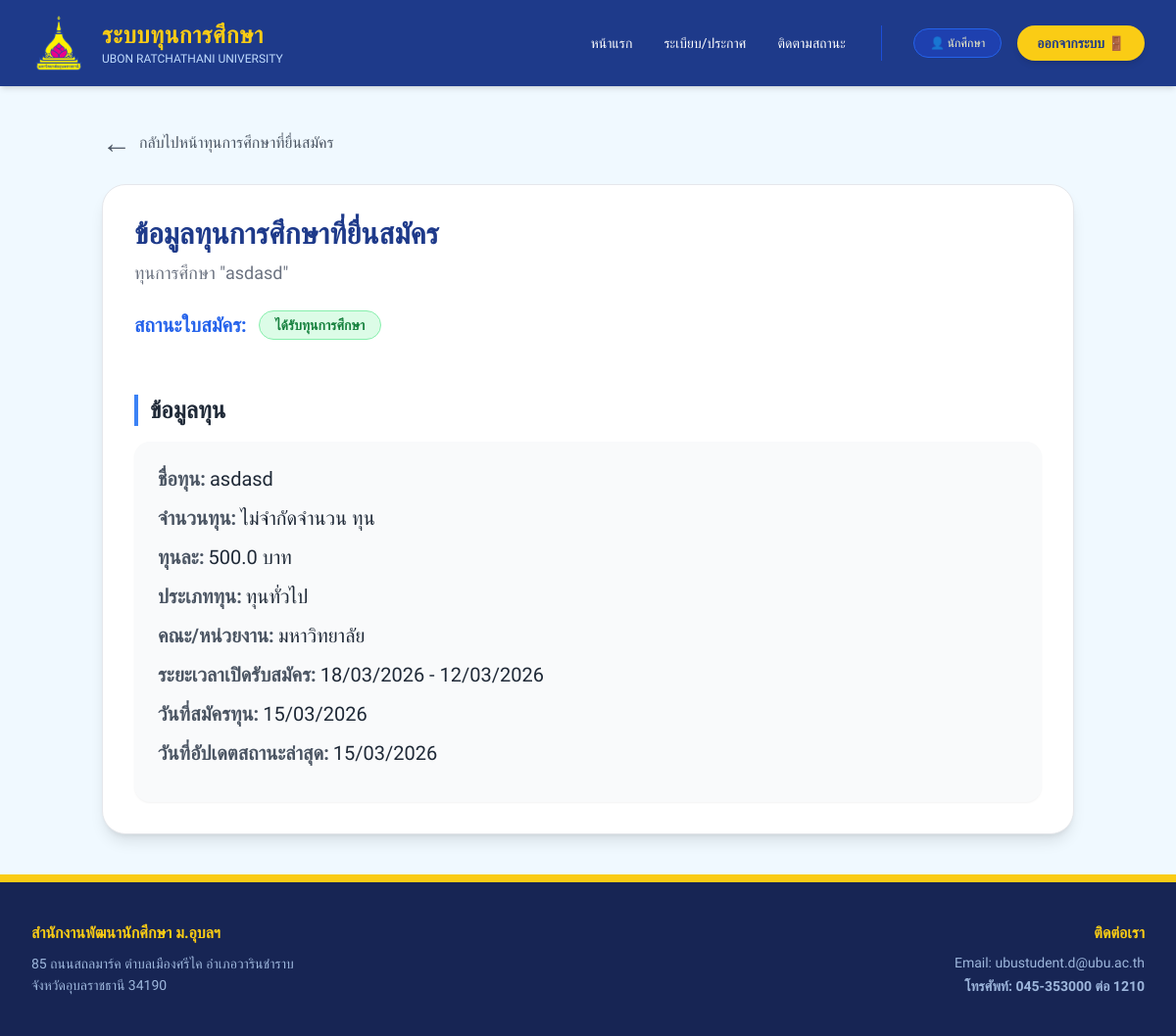
/student/status/detail/APP-2311 (signed in), run on the app's committed database.
### models.py (models this page shows, shortened)
class Scholarship(db.Model):
    __tablename__ = 'scholarship'
    id = db.Column(db.Integer, primary_key=True)
    name = db.Column(db.String(100), nullable=False) # ชื่อทุน
    amount = db.Column(db.Float, nullable=True) # ทุนละเท่าไหร่
    start_date        = db.Column(db.DateTime)          # วันที่เริ่มเปิดรับ
    end_date          = db.Column(db.DateTime)          # วันที่ปิดรับ
    faculty_condition = db.Column(db.String(255))       # คณะที่ระบุ หรือ "ทุกคณะ"
    min_gpax          = db.Column(db.Float, default=0.0) # เกรดเฉลี่ยขั้นต่ำ
    income_cap        = db.Column(db.Float)             # รายได้ครอบครัวไม่เกิน
    number_of_scholarships = db.Column(db.Integer)           # จำนวนทุนที่เปิดรับ
    scholarship_type  = db.Column(db.String(50)) # ประเภทของทุน (เช่น ทุน ภายใน/ภายนอก/บริจาค)
    provider          = db.Column(db.String(100)) # หน่วยงานของทุนนั้นๆ
    status            = db.Column(db.String(20), default='open')  # สถานะของทุน open(เปิดรับ),checking=close(กำลังตรวจสอบ,ปิดทุน), interview(รายชื่อสัมภาษณ์), announce(รายชื่อได้รับทุน)
    interview_file_url = db.Column(db.String(500))    # ลิงก์ไฟล์ประกาศสัมภาษณ์
    announce_file_url = db.Column(db.String(500))     # ลิงก์ไฟล์ประกาศคนได้ทุน
    image = db.Column(db.String(200), nullable=True) # ชื่อไฟล์ภาพ
    qualifications = db.Column(db.Text, nullable=True) # คุณสมบัติ
    conditions = db.Column(db.Text, nullable=True) # เงื่อนไข
    scholarship_nature = db.Column(db.String(50), nullable=True) # ลักษณะทุน (ทุนรายปี, ฯลฯ)
    required_documents = db.Column(db.Text, nullable=True) # เอกสารที่ต้องส่ง
    criteria     = db.relationship('Criterion',   backref='scholarship', lazy=True)
    applications = db.relationship('Application', backref='scholarship', lazy=True)

class Application(db.Model):
    __tablename__ = 'application'
    id = db.Column(db.String, primary_key=True)
    student_id = db.Column(db.String(20), nullable=False)
    student_name = db.Column(db.String(100))
    faculty = db.Column(db.String(100)) # <--- คงไว้ตามที่คุณเพิ่มมา
    scholarship_id = db.Column(db.Integer, db.ForeignKey('scholarship.id'))
    status = db.Column(db.String(20), default='pending')
    reviewing_by = db.Column(db.String(50))
    reviewing_at = db.Column(db.DateTime)
    status_description = db.Column(db.Text)
    is_scored = db.Column(db.Boolean, default=False)
    total_score = db.Column(db.Integer, default=0)
    created_at = db.Column(db.DateTime, default=datetime.utcnow) #เก็บวันที่สมัคร
    application_file = db.Column(db.String(200), nullable=True) #เอกสารไฟล์เเนบของนักศึกษา
    reject_reason = db.Column(db.Text, nullable=True) #เหตุผลจากเจ้าหน้าที่
    interview_date = db.Column(db.Date, nullable=True) # วันที่นัดสัมภาษณ์
    interview_time = db.Column(db.String(100), nullable=True) # เเวลานัดสัมภาษณ์
    interview_location = db.Column(db.String(255), nullable=True) #สถานที่นัดสัมภาษณ์
    notes = db.Column(db.Text, nullable=True) # เหตุผล/ข้อมูลเพิ่มเติมจากนักศึกษา
    form_data = db.Column(db.Text, nullable=True) # JSON ข้อมูลเต็มจากฟอร์มสมัคร

### routes/student_routes.py (the view)
@student_bp.route("/status/detail/<app_id>")
def status_detail(app_id):
    application = Application.query.get_or_404(app_id)
    return render_template("student/status_detail.html", app=application)

### routes/student_routes.py (called while the page is built)
@student_bp.before_request
def require_student_login():
    if request.endpoint and request.endpoint != 'student.login':
        if "user_id" not in session or session.get("role") != "student":
            flash("กรุณาเข้าสู่ระบบในฐานะนักศึกษา", "error")
            return redirect(url_for("student.login"))

### templates/student/status_detail.html (shortened to what this page needs)
{% extends "layouts/base.html" %}
{% block content %}
<div class="max-w-5xl mx-auto py-10 px-4">
    <a href="{{ url_for('student.track_status') }}" class="flex items-center text-gray-600 hover:text-blue-900 mb-6 transition-all font-medium">
        <span class="mr-2 text-3xl">←</span> กลับไปหน้าทุนการศึกษาที่ยื่นสมัคร
    </a>
    <div class="bg-white rounded-3xl p-8 shadow-lg border border-gray-200">
            <div>
                <h2 class="text-3xl font-bold text-blue-900 mb-2">ข้อมูลทุนการศึกษาที่ยื่นสมัคร</h2>
                <p class="text-gray-500 text-lg ">ทุนการศึกษา "{{ app.scholarship.name }}"</p>
            </div>
                <div class="mt-6">
            <div class="flex items-center gap-3 mb-6">
                <h3 class="text-xl font-bold text-blue-600">สถานะใบสมัคร:</h3>
                <span class="px-4 py-1 rounded-full font-bold border text-sm
                    {% if app.status in ['needs_edit', 'รอแก้ไข'] %} bg-orange-100 text-yellow-700 border-orange-200
                    {% elif app.status in ['interview', 'เรียกสัมภาษณ์'] %} bg-blue-100 text-blue-700 border-blue-300
                    {% elif app.status in ['approved', 'ได้รับทุน', 'Selected'] %} bg-green-100 text-green-700 border-green-300
                    {% elif app.status in ['Reserved'] %} bg-orange-100 text-orange-700 rounded-full text-xs font-bold
                    {% elif app.status == 'pending' , 'รอตรวจสอบ' , 'รอการตรวจสอบ' %} bg-yellow-100 text-yellow-700 border-yellow-300 {% endif %}">
                    {% if app.status in ['needs_edit', 'รอแก้ไข'] %} แก้ไขเอกสาร
                    {% elif app.status in ['interview', 'เรียกสัมภาษณ์'] %} เรียกสัมภาษณ์
                    {% elif app.status in ['Reserved'] %} ตัวสำรอง
                    {% elif app.status in ['approved', 'ได้รับทุน', 'Selected'] %} ได้รับทุนการศึกษา
                    {% else %} รอตรวจสอบ {% endif %}
                </span>
            </div>
            <div class="grid grid-cols-1 md:grid-cols-1 gap-8">
                <div class="space-y-4">
                    <h3 class="mt-8 text-2xl font-bold text-gray-800 border-l-4 border-blue-500 pl-3">ข้อมูลทุน</h3>
                    <div class="bg-gray-50 p-6 rounded-2xl space-y-3 shadow-sm">
                        <p><strong class="text-xl text-gray-600">ชื่อทุน:</strong> <span class="text-xl text-gray-800 font-medium">{{ app.scholarship.name }}</span></p>
                        <p><strong class="text-xl text-gray-600">จำนวนทุน:</strong> <span class="text-xl text-gray-800">{{ app.number_of_scholarships if number_of_scholarships else 'ไม่จำกัดจำนวน' }} ทุน</span></p>
                        <p><strong class="text-xl text-gray-600">ทุนละ:</strong> <span class="text-xl text-gray-800">{{ app.scholarship.amount }} บาท</span></p>
                        <p><strong class="text-xl text-gray-600">ประเภททุน:</strong> <span class="text-xl text-gray-800">{{ app.scholarship_type if app.scholarship_type else 'ทุนทั่วไป' }}</span></p>
                        <p><strong class="text-xl text-gray-600">คณะ/หน่วยงาน:</strong> <span class="text-xl text-gray-800">{{ app.scholarship.provider if app.scholarship.provider else 'มหาวิทยาลัย' }}</span></p>
                        <p><strong class="text-xl text-gray-600">ระยะเวลาเปิดรับสมัคร:</strong>
                            <span class="text-xl text-gray-800">
                                {{ app.scholarship.start_date.strftime('%d/%m/%Y') }} - {{ app.scholarship.end_date.strftime('%d/%m/%Y') }}
                            </span>
                        <p><strong class="text-xl text-gray-600">วันที่สมัครทุน:</strong> <span class="text-xl text-gray-800">{{ app.created_at.strftime('%d/%m/%Y') if app.created_at else '-' }}</span></p>
                        <p><strong class="text-xl text-gray-600">วันที่อัปเดตสถานะล่าสุด:</strong>
                           <span class="text-xl text-gray-800">{{ app.reviewing_at.strftime('%d/%m/%Y %H:%M') if app.reviewing_at else app.created_at.strftime('%d/%m/%Y') }}</span>
                        </p>
                        </p>
                    </div>
                </div>
            </div>
    </div>
</div>
{% endblock %}

### templates/layouts/base.html (style rules this page uses)
body { font-family: 'Prompt', sans-serif; }

### data on the page
Scholarship: scholarship.name "asdasd", scholarship.amount "500.0", scholarship "มหาวิทยาลัย", scholarship.start_date "18/03/2026", scholarship.end_date "12/03/2026"
Application: created_at "15/03/2026", reviewing_at "15/03/2026"

### other printed values
{{ session.get('user_data', {}).get('name', 'นักศึกษา') }} "นักศึกษา"
{{ app.scholarship_type if app.scholarship_type else 'ทุนทั่วไป' }} "ทุนทั่วไป"
